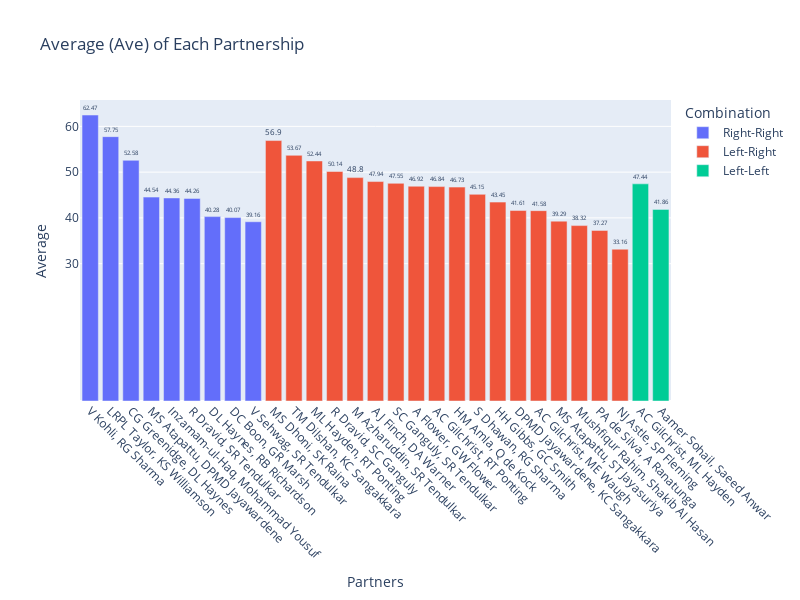

Notebook code cell kept with this figure:
### Code cell
import pandas as pd
import plotly.express as px

# Sample dataset (replace this with your loaded dataset)
data = {
    'Partners': ['SC Ganguly, SR Tendulkar', 'DPMD Jayawardene, KC Sangakkara', 'TM Dilshan, KC Sangakkara', 'MS Atapattu, ST Jayasuriya', 'AC Gilchrist, ML Hayden', 'CG Greenidge, DL Haynes', 'S Dhawan, RG Sharma', 'V Kohli, RG Sharma', 'V Sehwag, SR Tendulkar', 'R Dravid, SC Ganguly', 'HM Amla, Q de Kock', 'R Dravid, SR Tendulkar', 'Inzamam-ul-Haq, Mohammad Yousuf', 'AC Gilchrist, ME Waugh', 'A Flower, GW Flower', 'DL Haynes, RB Richardson', 'NJ Astle, SP Fleming', 'LRPL Taylor, KS Williamson', 'DC Boon, GR Marsh', 'PA de Silva, A Ranatunga', 'AJ Finch, DA Warner', 'HH Gibbs, GC Smith', 'AC Gilchrist, RT Ponting', 'MS Dhoni, SK Raina', 'Aamer Sohail, Saeed Anwar', 'M Azharuddin, SR Tendulkar', 'ML Hayden, RT Ponting', 'Mushfiqur Rahim, Shakib Al Hasan', 'MS Atapattu, DPMD Jayawardene'],
    'Runs': [8227, 5992, 5475, 5462, 5409, 5206, 5193, 4998, 4387, 4363, 4300, 4117, 4082, 3992, 3942, 3908, 3814, 3812, 3807, 3802, 3788, 3607, 3607, 3585, 3517, 3514, 3514, 3449, 3430],
    'Ave': [47.55, 41.61, 53.67, 39.29, 47.44, 52.58, 45.15, 62.47, 39.16, 50.14, 46.73, 44.26, 44.36, 41.58, 46.92, 40.28, 33.16, 57.75, 40.07, 37.27, 47.94, 43.45, 46.84, 56.9, 41.86, 48.8, 52.44, 38.32, 44.54],
    'Combination': ['Left-Right', 'Left-Right', 'Left-Right', 'Left-Right', 'Left-Left', 'Right-Right', 'Left-Right', 'Right-Right', 'Right-Right', 'Left-Right', 'Left-Right', 'Right-Right', 'Right-Right', 'Left-Right', 'Left-Right', 'Right-Right', 'Left-Right', 'Right-Right', 'Right-Right', 'Left-Right', 'Left-Right', 'Left-Right', 'Left-Right', 'Left-Right', 'Left-Left', 'Left-Right', 'Left-Right', 'Left-Right', 'Right-Right']
}

# Create a DataFrame from the sample data (you can replace this with your loaded DataFrame)
df = pd.DataFrame(data)

# Sort the DataFrame by 'Ave' (average) in descending order
df = df.sort_values(by='Ave', ascending=False)

# Create a vertical bar chart with tooltips and custom sorting, and color code by 'Combination'
fig = px.bar(df, x='Partners', y='Ave', color='Combination',
             title='Average (Ave) of Each Partnership',
             labels={'x': 'Partners', 'Ave': 'Average'}, hover_data=['Combination'])

# Customize the tooltip formatting
fig.update_traces(texttemplate='%{y}', textposition='outside')

# Set custom tick values for the y-axis to create gaps at certain averages
fig.update_yaxes(tickvals=[30, 40, 50, 60, 70])

# Adjust the chart size to accommodate larger values
fig.update_layout(height=600, width=800)  # Increase the height and width as needed

# Rotate the x-axis labels for better readability
fig.update_layout(xaxis_tickangle=45)

# Show the interactive chart
fig.show()

### Figure 1 — Plotly figure (JSON) as saved in the notebook; plotly's stock layout.template omitted (floating-point values rounded to 4 significant figures)
{"data": [{"alignmentgroup": "True", "customdata": [["Right-Right"], ["Right-Right"], ["Right-Right"], ["Right-Right"], ["Right-Right"], ["Right-Right"], ["Right-Right"], ["Right-Right"], ["Right-Right"]], "hovertemplate": "Combination=%{customdata[0]}<br>Partners=%{x}<br>Average=%{y}<extra></extra>", "legendgroup": "Right-Right", "marker": {"color": "#636efa", "pattern": {"shape": ""}}, "name": "Right-Right", "offsetgroup": "Right-Right", "orientation": "v", "showlegend": true, "textposition": "outside", "texttemplate": "%{y}", "type": "bar", "x": ["V Kohli, RG Sharma", "LRPL Taylor, KS Williamson", "CG Greenidge, DL Haynes", "MS Atapattu, DPMD Jayawardene", "Inzamam-ul-Haq, Mohammad Yousuf", "R Dravid, SR Tendulkar", "DL Haynes, RB Richardson", "DC Boon, GR Marsh", "V Sehwag, SR Tendulkar"], "xaxis": "x", "y": [62.47, 57.75, 52.58, 44.54, 44.36, 44.26, 40.28, 40.07, 39.16], "yaxis": "y"}, {"alignmentgroup": "True", "customdata": [["Left-Right"], ["Left-Right"], ["Left-Right"], ["Left-Right"], ["Left-Right"], ["Left-Right"], ["Left-Right"], ["Left-Right"], ["Left-Right"], ["Left-Right"], ["Left-Right"], ["Left-Right"], ["Left-Right"], ["Left-Right"], ["Left-Right"], ["Left-Right"], ["Left-Right"], ["Left-Right"]], "hovertemplate": "Combination=%{customdata[0]}<br>Partners=%{x}<br>Average=%{y}<extra></extra>", "legendgroup": "Left-Right", "marker": {"color": "#EF553B", "pattern": {"shape": ""}}, "name": "Left-Right", "offsetgroup": "Left-Right", "orientation": "v", "showlegend": true, "textposition": "outside", "texttemplate": "%{y}", "type": "bar", "x": ["MS Dhoni, SK Raina", "TM Dilshan, KC Sangakkara", "ML Hayden, RT Ponting", "R Dravid, SC Ganguly", "M Azharuddin, SR Tendulkar", "AJ Finch, DA Warner", "SC Ganguly, SR Tendulkar", "A Flower, GW Flower", "AC Gilchrist, RT Ponting", "HM Amla, Q de Kock", "S Dhawan, RG Sharma", "HH Gibbs, GC Smith", "DPMD Jayawardene, KC Sangakkara", "AC Gilchrist, ME Waugh", "MS Atapattu, ST Jayasuriya", "Mushfiqur Rahim, Shakib Al Hasan", "PA de Silva, A Ranatunga", "NJ Astle, SP Fleming"], "xaxis": "x", "y": [56.9, 53.67, 52.44, 50.14, 48.8, 47.94, 47.55, 46.92, 46.84, 46.73, 45.15, 43.45, 41.61, 41.58, 39.29, 38.32, 37.27, 33.16], "yaxis": "y"}, {"alignmentgroup": "True", "customdata": [["Left-Left"], ["Left-Left"]], "hovertemplate": "Combination=%{customdata[0]}<br>Partners=%{x}<br>Average=%{y}<extra></extra>", "legendgroup": "Left-Left", "marker": {"color": "#00cc96", "pattern": {"shape": ""}}, "name": "Left-Left", "offsetgroup": "Left-Left", "orientation": "v", "showlegend": true, "textposition": "outside", "texttemplate": "%{y}", "type": "bar", "x": ["AC Gilchrist, ML Hayden", "Aamer Sohail, Saeed Anwar"], "xaxis": "x", "y": [47.44, 41.86], "yaxis": "y"}], "layout": {"barmode": "relative", "height": 600, "legend": {"title": {"text": "Combination"}, "tracegroupgap": 0}, "title": {"text": "Average (Ave) of Each Partnership"}, "width": 800, "xaxis": {"anchor": "y", "domain": [0, 1], "tickangle": 45, "title": {"text": "Partners"}}, "yaxis": {"anchor": "x", "domain": [0, 1], "tickvals": [30, 40, 50, 60, 70], "title": {"text": "Average"}}}}
